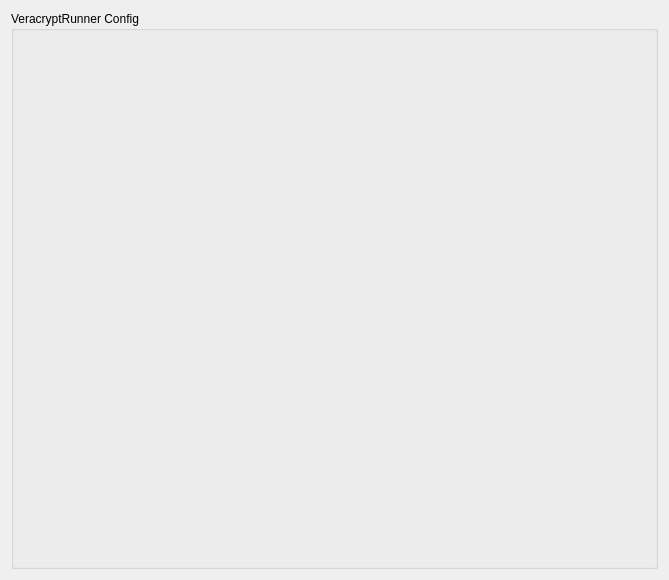
<?xml version="1.0" encoding="UTF-8"?>
<ui version="4.0">
 <author>%{AUTHOR}</author>
 <class>VeracryptRunnerConfigUi</class>
 <widget class="QWidget" name="VeracryptRunnerConfigUi">
  <property name="geometry">
   <rect>
    <x>0</x>
    <y>0</y>
    <width>669</width>
    <height>580</height>
   </rect>
  </property>
  <property name="minimumSize">
   <size>
    <width>300</width>
    <height>0</height>
   </size>
  </property>
  <layout class="QVBoxLayout" name="verticalLayout">
   <item>
    <widget class="QGroupBox" name="parentLayout">
     <property name="enabled">
      <bool>true</bool>
     </property>
     <property name="minimumSize">
      <size>
       <width>0</width>
       <height>0</height>
      </size>
     </property>
     <property name="layoutDirection">
      <enum>Qt::LeftToRight</enum>
     </property>
     <property name="title">
      <string>VeracryptRunner Config</string>
     </property>
     <layout class="QVBoxLayout" name="verticalLayout_4">
      <item>
       <layout class="QVBoxLayout" name="veracryptVolumes"/>
      </item>
     </layout>
    </widget>
   </item>
  </layout>
 </widget>
 <resources/>
 <connections/>
</ui>
